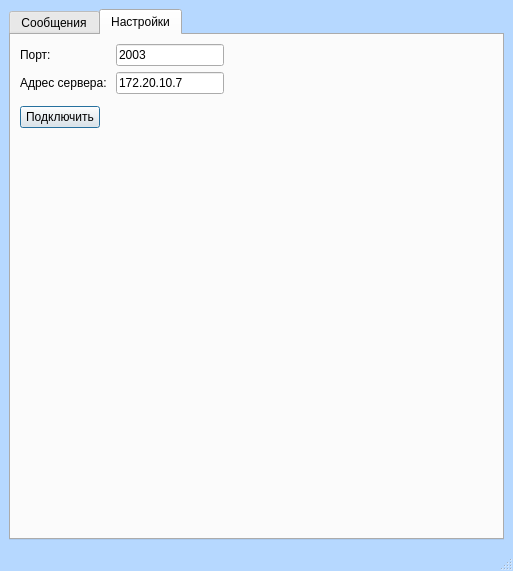
<?xml version="1.0" encoding="UTF-8"?>
<ui version="4.0">
 <class>ChatWindow</class>
 <widget class="QMainWindow" name="ChatWindow">
  <property name="geometry">
   <rect>
    <x>0</x>
    <y>0</y>
    <width>513</width>
    <height>571</height>
   </rect>
  </property>
  <property name="windowTitle">
   <string>ChatWindow</string>
  </property>
  <property name="styleSheet">
   <string notr="true">QMainWindow{
	background-color: rgb(182, 216, 255)
}
</string>
  </property>
  <widget class="QWidget" name="centralwidget">
   <layout class="QGridLayout" name="gridLayout">
    <item row="1" column="0">
     <widget class="QTabWidget" name="tabWidget">
      <property name="tabPosition">
       <enum>QTabWidget::North</enum>
      </property>
      <property name="tabShape">
       <enum>QTabWidget::Rounded</enum>
      </property>
      <property name="currentIndex">
       <number>1</number>
      </property>
      <property name="tabsClosable">
       <bool>false</bool>
      </property>
      <property name="tabBarAutoHide">
       <bool>false</bool>
      </property>
      <widget class="QWidget" name="messages">
       <attribute name="title">
        <string>Сообщения</string>
       </attribute>
       <layout class="QGridLayout" name="gridLayout_2">
        <item row="0" column="0" colspan="2">
         <widget class="QTextBrowser" name="dialogHistory"/>
        </item>
        <item row="1" column="0">
         <widget class="QLineEdit" name="inputMessage">
          <property name="placeholderText">
           <string>Сообщение...</string>
          </property>
         </widget>
        </item>
        <item row="1" column="1">
         <widget class="QPushButton" name="sendBtn">
          <property name="text">
           <string>Отправить</string>
          </property>
          <property name="default">
           <bool>true</bool>
          </property>
         </widget>
        </item>
       </layout>
      </widget>
      <widget class="QWidget" name="settings">
       <attribute name="title">
        <string>Настройки</string>
       </attribute>
       <layout class="QFormLayout" name="formLayout">
        <item row="0" column="0">
         <layout class="QVBoxLayout" name="verticalLayout">
          <item>
           <layout class="QHBoxLayout" name="horizontalLayout_2">
            <item>
             <widget class="QLabel" name="label_2">
              <property name="text">
               <string>Порт:</string>
              </property>
             </widget>
            </item>
            <item>
             <widget class="QLineEdit" name="port">
              <property name="sizePolicy">
               <sizepolicy hsizetype="Minimum" vsizetype="Fixed">
                <horstretch>0</horstretch>
                <verstretch>0</verstretch>
               </sizepolicy>
              </property>
              <property name="text">
               <string>2003</string>
              </property>
              <property name="maxLength">
               <number>5</number>
              </property>
             </widget>
            </item>
           </layout>
          </item>
          <item>
           <layout class="QHBoxLayout" name="horizontalLayout">
            <item>
             <widget class="QLabel" name="label">
              <property name="text">
               <string>Адрес сервера: </string>
              </property>
             </widget>
            </item>
            <item>
             <widget class="QLineEdit" name="address">
              <property name="text">
               <string>172.20.10.7</string>
              </property>
             </widget>
            </item>
           </layout>
          </item>
         </layout>
        </item>
        <item row="1" column="0">
         <layout class="QHBoxLayout" name="horizontalLayout_4"/>
        </item>
        <item row="2" column="0">
         <widget class="QPushButton" name="connectBtn">
          <property name="text">
           <string>Подключить</string>
          </property>
          <property name="default">
           <bool>true</bool>
          </property>
         </widget>
        </item>
       </layout>
      </widget>
     </widget>
    </item>
   </layout>
  </widget>
  <widget class="QMenuBar" name="menubar">
   <property name="geometry">
    <rect>
     <x>0</x>
     <y>0</y>
     <width>513</width>
     <height>42</height>
    </rect>
   </property>
  </widget>
  <widget class="QStatusBar" name="statusbar"/>
 </widget>
 <resources/>
 <connections/>
</ui>
